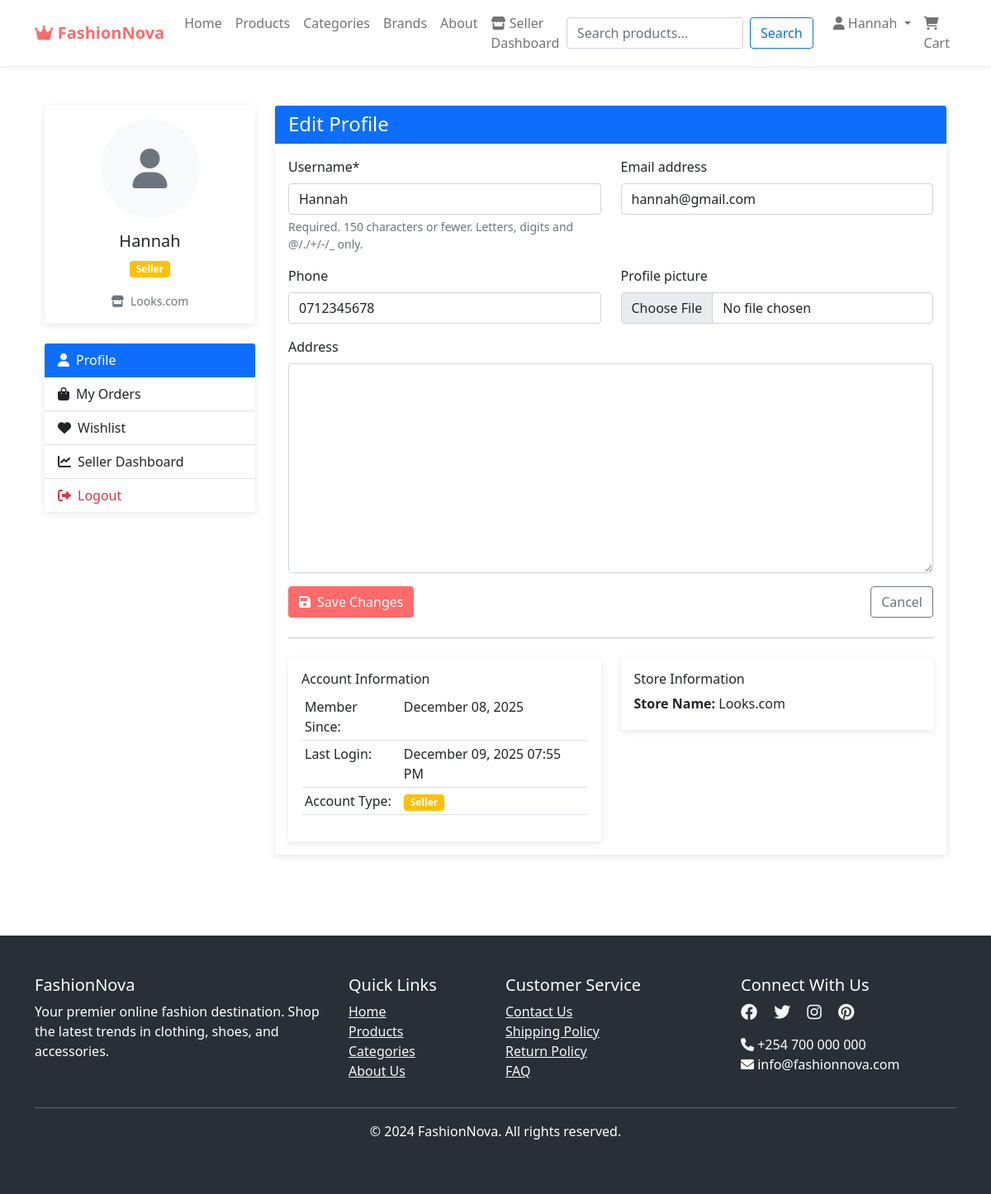
/users/profile/ (signed in), run on an earlier commit of the app's database.
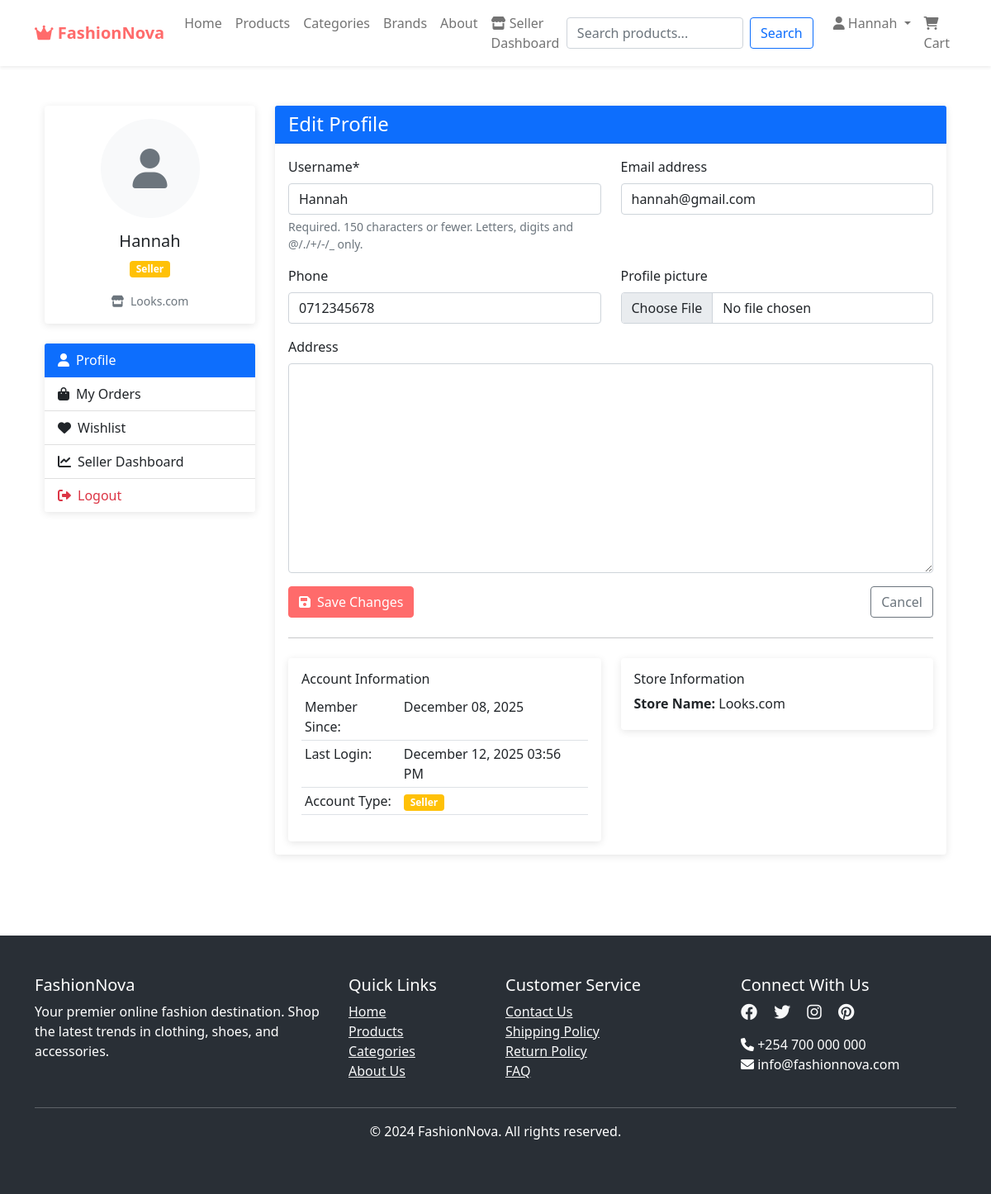
And on a later commit of the database.
### users/models.py (models this page shows, shortened)
class CustomUser(AbstractUser):
    USER_TYPES = (
        ('customer', 'Customer'),
        ('seller', 'Seller'),
        ('admin', 'Admin'),
    )
    user_type = models.CharField(max_length=10, choices=USER_TYPES, default='customer')
    phone = models.CharField(max_length=15, blank=True, null=True)
    address = models.TextField(blank=True, null=True)
    profile_picture = models.ImageField(upload_to='profile_pics/', blank=True, null=True)

class SellerProfile(models.Model):
    user = models.OneToOneField(CustomUser, on_delete=models.CASCADE)
    store_name = models.CharField(max_length=100)
    business_registration = models.CharField(max_length=50, blank=True, null=True)
    description = models.TextField(blank=True, null=True)
    rating = models.FloatField(default=0.0)

### users/views.py (the view)
# urls.py: path('profile/', views.profile_view, name='profile'),
@login_required
def profile_view(request):
    if request.method == 'POST':
        form = UserUpdateForm(request.POST, request.FILES, instance=request.user)
        if form.is_valid():
            form.save()
            messages.success(request, 'Your profile has been updated!')
            return redirect('profile')
    else:
        form = UserUpdateForm(instance=request.user)
    return render(request, 'users/profile.html', {'form': form})

### users/forms.py
class UserUpdateForm(forms.ModelForm):
    class Meta:
        model = CustomUser
        fields = ['username', 'email', 'phone', 'address', 'profile_picture']

### fashionnova_app/context_processors.py (called while the page is built)
def cart_count(request):
    if request.user.is_authenticated:
        try:
            cart_count = Cart.objects.filter(user=request.user).count()
            wishlist_count = Wishlist.objects.filter(user=request.user).count()
            return {
                'cart_count': cart_count,
                'wishlist_count': wishlist_count
            }
        except:
            return {'cart_count': 0, 'wishlist_count': 0}
    return {'cart_count': 0, 'wishlist_count': 0}

### users/templates/users/profile.html (shortened to what the changed rows need)
{% extends 'base.html' %}
{% load crispy_forms_tags %}
{% block content %}
<div class="container py-5">
    <div class="row">
        <div class="col-md-3">
            <div class="card mb-4">
                <div class="card-body text-center">
                    {% if user.profile_picture %}
                        <img src="{{ user.profile_picture.url }}"
                             class="rounded-circle mb-3"
                             width="120" height="120"
                             alt="{{ user.username }}">
                    {% else %}
                        <div class="rounded-circle bg-light d-inline-flex align-items-center justify-content-center mb-3"
                             style="width: 120px; height: 120px;">
                            <i class="fas fa-user fa-3x text-muted"></i>
                        </div>
                    {% endif %}
                    <h5>{{ user.get_full_name|default:user.username }}</h5>
                    <span class="badge bg-{% if user.user_type == 'seller' %}warning{% else %}primary{% endif %}">
                        {{ user.get_user_type_display }}
                    </span>
                    {% if user.user_type == 'seller' %}
                        <div class="mt-3">
                            <small class="text-muted">
                                <i class="fas fa-store me-1"></i>
                                {{ user.sellerprofile.store_name }}
                            </small>
                        </div>
                    {% endif %}
                </div>
            </div>
        </div>
        <div class="col-md-9">
            <div class="card">
                <div class="card-body">
                    <form method="POST" enctype="multipart/form-data">
                        <div class="row">
                            <div class="col-md-6">
                                <div class="form-group mb-3">
                                    {{ form.username|as_crispy_field }}
                                </div>
                            </div>
                            <div class="col-md-6">
                                <div class="form-group mb-3">
                                    {{ form.email|as_crispy_field }}
                                </div>
                            </div>
                        </div>
                        <div class="row">
                            <div class="col-md-6">
                                <div class="form-group mb-3">
                                    {{ form.phone|as_crispy_field }}
                                </div>
                            </div>
                            <div class="col-md-6">
                                <div class="form-group mb-3">
                                    {{ form.profile_picture|as_crispy_field }}
                                </div>
                            </div>
                        </div>
                        <div class="form-group mb-3">
                            {{ form.address|as_crispy_field }}
                        </div>
                    </form>
                    <div class="row">
                        <div class="col-md-6">
                            <div class="card">
                                <div class="card-body">
                                    <table class="table table-sm">
                                        <tr>
                                            <td>Member Since:</td>
                                            <td>{{ user.date_joined|date:"F d, Y" }}</td>
                                        </tr>
                                        <tr>
                                            <td>Last Login:</td>
                                            <td>{{ user.last_login|date:"F d, Y h:i A"|default:"Never" }}</td>
                                        </tr>
                                        <tr>
                                            <td>
                                                <span class="badge bg-{% if user.user_type == 'seller' %}warning{% else %}primary{% endif %}">
                                                    {{ user.get_user_type_display }}
                                                </span>
                                            </td>
                                        </tr>
                                    </table>
                                </div>
                            </div>
                        </div>
                        {% if user.user_type == 'seller' %}
                        <div class="col-md-6">
                            <div class="card">
                                <div class="card-body">
                                    <h6>Store Information</h6>
                                    <p class="mb-1"><strong>Store Name:</strong> {{ user.sellerprofile.store_name }}</p>
                                </div>
                            </div>
                        </div>
                        {% endif %}
                    </div>
                </div>
            </div>
        </div>
    </div>
</div>
{% endblock %}

### fashionnova_app/templates/base.html (shortened to what the changed rows need)
<!DOCTYPE html>
<html lang="en">
<head>
    <link href="https://cdn.jsdelivr.net/npm/bootstrap@5.1.3/dist/css/bootstrap.min.css" rel="stylesheet">
    <link rel="stylesheet" href="https://cdnjs.cloudflare.com/ajax/libs/font-awesome/6.0.0/css/all.min.css">
</head>
<body>
    <nav class="navbar navbar-expand-lg navbar-light bg-white fixed-top shadow-sm">
        <div class="container">
            <div class="collapse navbar-collapse" id="navbarNav">
                <ul class="navbar-nav">
                    {% if user.is_authenticated %}
                        <li class="nav-item dropdown">
                            <a class="nav-link dropdown-toggle" href="#" id="userDropdown" role="button" data-bs-toggle="dropdown">
                                <i class="fas fa-user"></i> {{ user.username }}
                            </a>
                        </li>
                        <li class="nav-item">
                            <a class="nav-link position-relative" href="{% url 'cart' %}">
                                <i class="fas fa-shopping-cart"></i> Cart
                            </a>
                        </li>
                    {% endif %}
                </ul>
            </div>
        </div>
    </nav>
    <main class="container mt-4">
        {% block content %}{% endblock %}
    </main>
</body>
</html>

What changed in the data, as far as the page shows it:
changed CustomUser "Hannah": last_login "December 09, 2025 07:55 PM" → "December 12, 2025 03:56 PM"
